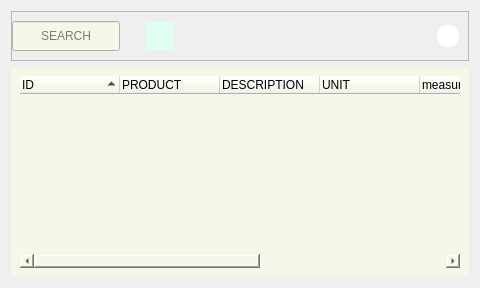
             <widget class="QWidget" name="rmpv_src">
              <layout class="QVBoxLayout" name="verticalLayout_41">
               <item>
                <widget class="QFrame" name="rmpv_slct_f1">
                 <property name="sizePolicy">
                  <sizepolicy hsizetype="Preferred" vsizetype="Maximum">
                   <horstretch>0</horstretch>
                   <verstretch>0</verstretch>
                  </sizepolicy>
                 </property>
                 <property name="minimumSize">
                  <size>
                   <width>0</width>
                   <height>50</height>
                  </size>
                 </property>
                 <property name="frameShape">
                  <enum>QFrame::StyledPanel</enum>
                 </property>
                 <property name="frameShadow">
                  <enum>QFrame::Raised</enum>
                 </property>
                 <layout class="QHBoxLayout" name="horizontalLayout_25">
                  <property name="leftMargin">
                   <number>0</number>
                  </property>
                  <item>
                   <widget class="QLineEdit" name="rmpv_slct_src">
                    <property name="sizePolicy">
                     <sizepolicy hsizetype="MinimumExpanding" vsizetype="Fixed">
                      <horstretch>0</horstretch>
                      <verstretch>0</verstretch>
                     </sizepolicy>
                    </property>
                    <property name="minimumSize">
                     <size>
                      <width>0</width>
                      <height>30</height>
                     </size>
                    </property>
                    <property name="maximumSize">
                     <size>
                      <width>500</width>
                      <height>16777215</height>
                     </size>
                    </property>
                    <property name="toolTip">
                     <string>&lt;html&gt;&lt;head/&gt;&lt;body&gt;&lt;p&gt; INSERT PRODUCT NAME&lt;/p&gt;&lt;/body&gt;&lt;/html&gt;</string>
                    </property>
                    <property name="styleSheet">
                     <string notr="true">QLineEdit{
background-color: rgb(246, 246, 233);
}
QToolTip { 
color: rgb(246, 246, 233);
background-color:rgb(31, 80, 20);
 border: 0px; 
font: 12pt &quot;Fira Sans &quot;;
}</string>
                    </property>
                    <property name="alignment">
                     <set>Qt::AlignCenter</set>
                    </property>
                    <property name="placeholderText">
                     <string>SEARCH</string>
                    </property>
                   </widget>
                  </item>
                  <item>
                   <spacer name="horizontalSpacer_24">
                    <property name="orientation">
                     <enum>Qt::Horizontal</enum>
                    </property>
                    <property name="sizeType">
                     <enum>QSizePolicy::Maximum</enum>
                    </property>
                    <property name="sizeHint" stdset="0">
                     <size>
                      <width>20</width>
                      <height>20</height>
                     </size>
                    </property>
                   </spacer>
                  </item>
                  <item>
                   <widget class="QPushButton" name="rmpv_slct_btn">
                    <property name="sizePolicy">
                     <sizepolicy hsizetype="Minimum" vsizetype="Fixed">
                      <horstretch>0</horstretch>
                      <verstretch>0</verstretch>
                     </sizepolicy>
                    </property>
                    <property name="minimumSize">
                     <size>
                      <width>28</width>
                      <height>0</height>
                     </size>
                    </property>
                    <property name="maximumSize">
                     <size>
                      <width>10</width>
                      <height>28</height>
                     </size>
                    </property>
                    <property name="styleSheet">
                     <string notr="true">QPushButton:hover
{
    border: 3px solid  rgb(205, 255, 225);
	background-color: rgb(200, 255, 220);
}
QPushButton {
	background-image: url(:/img/Interface_files/glass_src.png);
	background-repeat: no-repeat;
	background-color: rgb(224, 255, 241);
	border: 3px solid rgb(224, 255, 241);
}

/*background: center;*/

/*background: center;*/
</string>
                    </property>
                    <property name="text">
                     <string/>
                    </property>
                   </widget>
                  </item>
                  <item>
                   <spacer name="horizontalSpacer_25">
                    <property name="orientation">
                     <enum>Qt::Horizontal</enum>
                    </property>
                    <property name="sizeHint" stdset="0">
                     <size>
                      <width>257</width>
                      <height>20</height>
                     </size>
                    </property>
                   </spacer>
                  </item>
                  <item>
                   <widget class="QFrame" name="rmpv_w_f">
                    <property name="sizePolicy">
                     <sizepolicy hsizetype="Maximum" vsizetype="Maximum">
                      <horstretch>0</horstretch>
                      <verstretch>0</verstretch>
                     </sizepolicy>
                    </property>
                    <property name="minimumSize">
                     <size>
                      <width>22</width>
                      <height>22</height>
                     </size>
                    </property>
                    <property name="maximumSize">
                     <size>
                      <width>22</width>
                      <height>22</height>
                     </size>
                    </property>
                    <property name="toolTip">
                     <string>&lt;html&gt;&lt;head/&gt;&lt;body&gt;&lt;p&gt;HOVER YOUR MOUSE OVER THE DESIRED FIELD FOR HELP&lt;/p&gt;&lt;/body&gt;&lt;/html&gt;</string>
                    </property>
                    <property name="styleSheet">
                     <string notr="true">QFrame{
border-image: url(:/img/Interface_files/qestion.png) 0 0 0 0 sketch sketch;
background-color: rgb(255, 255, 255);
border-radius: 10px;
}
QToolTip { 
color: rgb(246, 246, 233);
background-color:rgb(31, 80, 20);
 border: 0px; 
font: 12pt &quot;Fira Sans &quot;;
}</string>
                    </property>
                    <property name="frameShape">
                     <enum>QFrame::StyledPanel</enum>
                    </property>
                    <property name="frameShadow">
                     <enum>QFrame::Raised</enum>
                    </property>
                   </widget>
                  </item>
                 </layout>
                </widget>
               </item>
               <item>
                <widget class="QFrame" name="rmpv_slct_f2">
                 <property name="styleSheet">
                  <string notr="true">background-color: rgb(246, 246, 233);
border-radius: 5px;
</string>
                 </property>
                 <property name="frameShape">
                  <enum>QFrame::StyledPanel</enum>
                 </property>
                 <property name="frameShadow">
                  <enum>QFrame::Raised</enum>
                 </property>
                 <layout class="QVBoxLayout" name="verticalLayout_28">
                  <item>
                   <widget class="QTreeWidget" name="rmpv_f2_tree">
                    <property name="tabKeyNavigation">
                     <bool>false</bool>
                    </property>
                    <property name="indentation">
                     <number>20</number>
                    </property>
                    <property name="rootIsDecorated">
                     <bool>false</bool>
                    </property>
                    <property name="uniformRowHeights">
                     <bool>false</bool>
                    </property>
                    <property name="itemsExpandable">
                     <bool>true</bool>
                    </property>
                    <property name="sortingEnabled">
                     <bool>true</bool>
                    </property>
                    <property name="animated">
                     <bool>false</bool>
                    </property>
                    <property name="allColumnsShowFocus">
                     <bool>false</bool>
                    </property>
                    <property name="wordWrap">
                     <bool>false</bool>
                    </property>
                    <property name="headerHidden">
                     <bool>false</bool>
                    </property>
                    <attribute name="headerMinimumSectionSize">
                     <number>39</number>
                    </attribute>
                    <column>
                     <property name="text">
                      <string>ID</string>
                     </property>
                    </column>
                    <column>
                     <property name="text">
                      <string>PRODUCT</string>
                     </property>
                    </column>
                    <column>
                     <property name="text">
                      <string>DESCRIPTION</string>
                     </property>
                    </column>
                    <column>
                     <property name="text">
                      <string>UNIT</string>
                     </property>
                    </column>
                    <column>
                     <property name="text">
                      <string>measure</string>
                     </property>
                    </column>
                    <column>
                     <property name="text">
                      <string>VALUE</string>
                     </property>
                    </column>
                    <column>
                     <property name="text">
                      <string>STOCK</string>
                     </property>
                    </column>
                    <column>
                     <property name="text">
                      <string>SELLS</string>
                     </property>
                    </column>
                   </widget>
                  </item>
                 </layout>
                </widget>
               </item>
              </layout>
             </widget>
